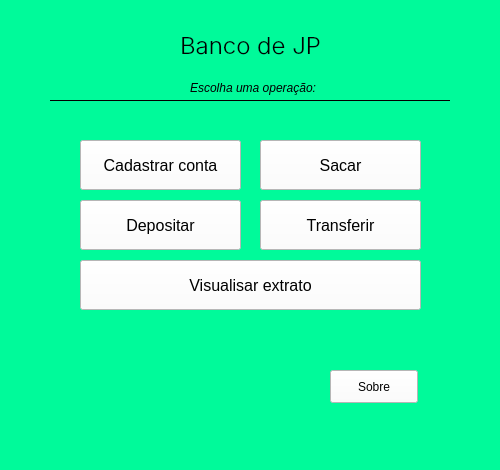
<?xml version="1.0" encoding="UTF-8"?>
<ui version="4.0">
 <class>MainWindow</class>
 <widget class="QMainWindow" name="MainWindow">
  <property name="geometry">
   <rect>
    <x>0</x>
    <y>0</y>
    <width>500</width>
    <height>470</height>
   </rect>
  </property>
  <property name="minimumSize">
   <size>
    <width>500</width>
    <height>470</height>
   </size>
  </property>
  <property name="maximumSize">
   <size>
    <width>500</width>
    <height>470</height>
   </size>
  </property>
  <property name="windowTitle">
   <string>Banco JP</string>
  </property>
  <property name="windowOpacity">
   <double>1.000000000000000</double>
  </property>
  <property name="autoFillBackground">
   <bool>false</bool>
  </property>
  <property name="styleSheet">
   <string notr="true">background-color: #00FA9A</string>
  </property>
  <widget class="QWidget" name="centralwidget">
   <widget class="QLabel" name="label">
    <property name="geometry">
     <rect>
      <x>180</x>
      <y>30</y>
      <width>142</width>
      <height>30</height>
     </rect>
    </property>
    <property name="font">
     <font>
      <family>Inter Light</family>
      <pointsize>18</pointsize>
     </font>
    </property>
    <property name="text">
     <string>Banco de JP</string>
    </property>
   </widget>
   <widget class="QPushButton" name="cadastro">
    <property name="geometry">
     <rect>
      <x>80</x>
      <y>140</y>
      <width>161</width>
      <height>50</height>
     </rect>
    </property>
    <property name="font">
     <font>
      <pointsize>12</pointsize>
     </font>
    </property>
    <property name="autoFillBackground">
     <bool>false</bool>
    </property>
    <property name="styleSheet">
     <string notr="true">background: white;</string>
    </property>
    <property name="text">
     <string>Cadastrar conta</string>
    </property>
   </widget>
   <widget class="QPushButton" name="sacar">
    <property name="geometry">
     <rect>
      <x>260</x>
      <y>140</y>
      <width>161</width>
      <height>50</height>
     </rect>
    </property>
    <property name="font">
     <font>
      <pointsize>12</pointsize>
     </font>
    </property>
    <property name="styleSheet">
     <string notr="true">background: white;</string>
    </property>
    <property name="text">
     <string>Sacar</string>
    </property>
   </widget>
   <widget class="QPushButton" name="deposito">
    <property name="geometry">
     <rect>
      <x>80</x>
      <y>200</y>
      <width>161</width>
      <height>50</height>
     </rect>
    </property>
    <property name="font">
     <font>
      <pointsize>12</pointsize>
     </font>
    </property>
    <property name="styleSheet">
     <string notr="true">background: white;</string>
    </property>
    <property name="text">
     <string>Depositar</string>
    </property>
   </widget>
   <widget class="QPushButton" name="transferir">
    <property name="geometry">
     <rect>
      <x>260</x>
      <y>200</y>
      <width>161</width>
      <height>50</height>
     </rect>
    </property>
    <property name="font">
     <font>
      <pointsize>12</pointsize>
     </font>
    </property>
    <property name="styleSheet">
     <string notr="true">background: white;</string>
    </property>
    <property name="text">
     <string>Transferir</string>
    </property>
   </widget>
   <widget class="QPushButton" name="extrato">
    <property name="geometry">
     <rect>
      <x>80</x>
      <y>260</y>
      <width>341</width>
      <height>50</height>
     </rect>
    </property>
    <property name="font">
     <font>
      <pointsize>12</pointsize>
     </font>
    </property>
    <property name="styleSheet">
     <string notr="true">background: white;</string>
    </property>
    <property name="text">
     <string>Visualisar extrato</string>
    </property>
   </widget>
   <widget class="QPushButton" name="sobre">
    <property name="geometry">
     <rect>
      <x>330</x>
      <y>370</y>
      <width>88</width>
      <height>33</height>
     </rect>
    </property>
    <property name="styleSheet">
     <string notr="true">background: white;</string>
    </property>
    <property name="text">
     <string>Sobre</string>
    </property>
   </widget>
   <widget class="Line" name="line">
    <property name="geometry">
     <rect>
      <x>50</x>
      <y>100</y>
      <width>400</width>
      <height>1</height>
     </rect>
    </property>
    <property name="autoFillBackground">
     <bool>false</bool>
    </property>
    <property name="styleSheet">
     <string notr="true">background-color: black; </string>
    </property>
    <property name="orientation">
     <enum>Qt::Horizontal</enum>
    </property>
   </widget>
   <widget class="QLabel" name="label_2">
    <property name="geometry">
     <rect>
      <x>190</x>
      <y>80</y>
      <width>132</width>
      <height>15</height>
     </rect>
    </property>
    <property name="font">
     <font>
      <pointsize>9</pointsize>
      <italic>true</italic>
     </font>
    </property>
    <property name="text">
     <string>Escolha uma operação:</string>
    </property>
   </widget>
   <zorder>line</zorder>
   <zorder>label</zorder>
   <zorder>cadastro</zorder>
   <zorder>sacar</zorder>
   <zorder>deposito</zorder>
   <zorder>transferir</zorder>
   <zorder>extrato</zorder>
   <zorder>sobre</zorder>
   <zorder>label_2</zorder>
  </widget>
 </widget>
 <resources>
  <include location="novo.qrc"/>
  <include location="arquivo.qrc"/>
 </resources>
 <connections/>
</ui>
